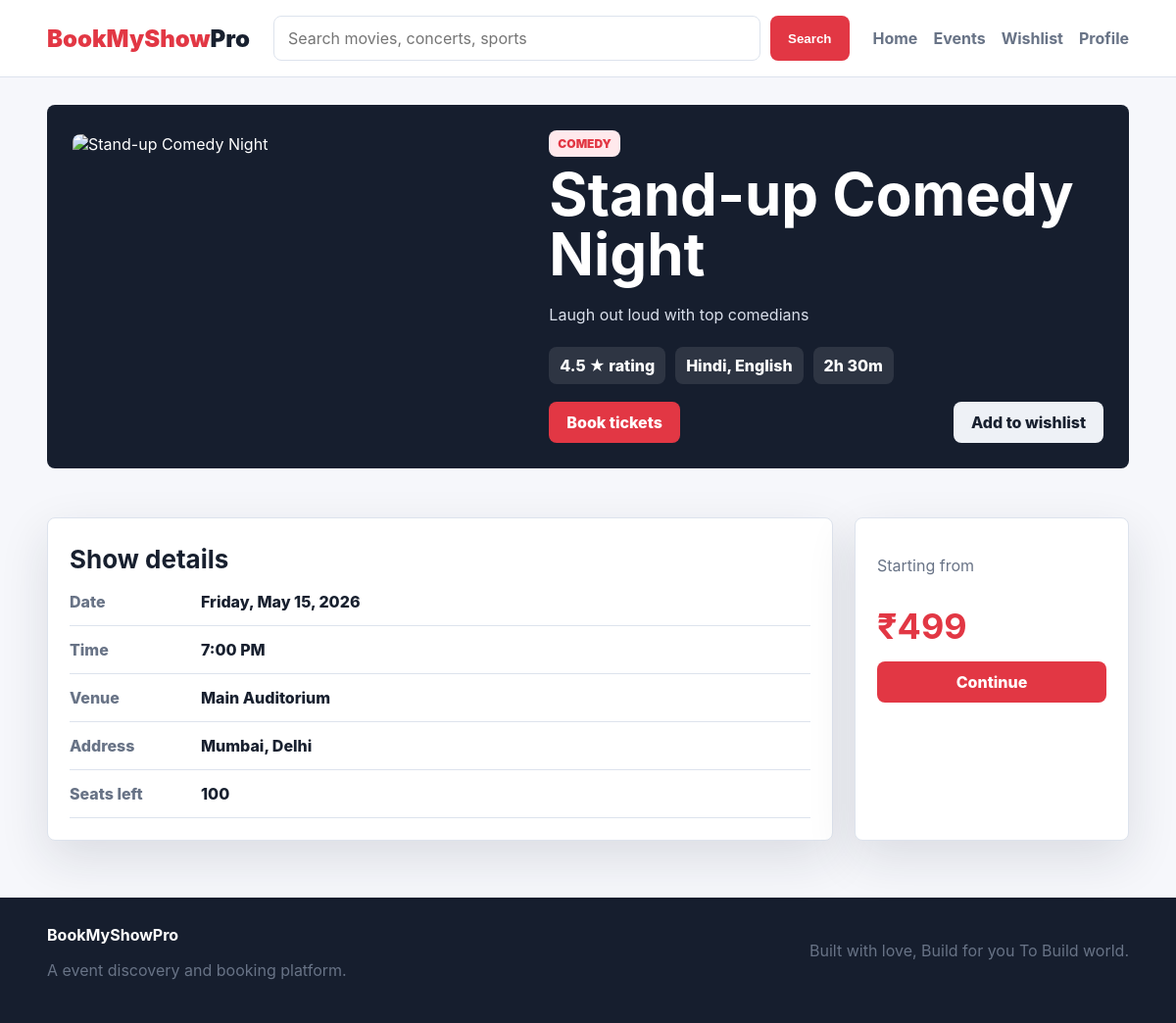
The app's page /events/6/ with its own data.
### events/models.py (models this page shows, shortened)
class Event(models.Model):
    CATEGORY_CHOICES = [
        ('Music','Music'),
        ('Sports','Sports'),
        ('Comedy','Comedy'),
        ('Movies','Movies'),
        ('Theatre','Theatre'),
        ('Tech','Tech')
    ]
    title = models.CharField(max_length=200)
    image = models.CharField(max_length=200)  # just store image file name
    date = models.DateField()
    time = models.TimeField(default=time(19, 0))
    category = models.CharField(max_length=50, choices=CATEGORY_CHOICES)
    location = models.CharField(max_length=200)
    city = models.CharField(max_length=100, default='Bhopal')
    venue = models.CharField(max_length=200, default='Main Auditorium')
    price = models.IntegerField()
    seats_available = models.PositiveIntegerField(default=100)
    rating = models.DecimalField(
        max_digits=3,
        decimal_places=1,
        default=Decimal('4.5'),
        validators=[MinValueValidator(0), MaxValueValidator(5)]
    )
    language = models.CharField(max_length=80, default='Hindi, English')
    duration = models.CharField(max_length=50, default='2h 30m')
    is_featured = models.BooleanField(default=False)
    description = models.TextField()
    class Meta:
        ordering = ['date', 'time', 'title']
    @property
    def image_url(self):
        if self.image.startswith(('http://', 'https://', '/')):
            return self.image
        fallback_images = {
            'Music': 'https://images.unsplash.com/photo-1492684223066-81342ee5ff30?auto=format&fit=crop&w=900&q=80',
            'Sports': 'https://images.unsplash.com/photo-1540747913346-19e32dc3e97e?auto=format&fit=crop&w=900&q=80',
            'Comedy': 'https://images.unsplash.com/photo-1527224538127-2104bb71c51b?auto=format&fit=crop&w=900&q=80',
            'Movies': 'https://images.unsplash.com/photo-1489599849927-2ee91cede3ba?auto=format&fit=crop&w=900&q=80',
            'Theatre': 'https://images.unsplash.com/photo-1503095396549-807759245b35?auto=format&fit=crop&w=900&q=80',
            'Tech': 'https://images.unsplash.com/photo-1540575467063-178a50c2df87?auto=format&fit=crop&w=900&q=80',
        }
        return fallback_images.get(self.category, fallback_images['Movies'])

### events/views.py (the view)
# urls.py: path('events/<int:event_id>/', views.event_detail, name='event_detail'),
def event_detail(request, event_id):
    event = get_object_or_404(Event, id=event_id)
    wishlist = _wishlist(request)
    similar_events = Event.objects.filter(
        category=event.category
    ).exclude(id=event.pk)[:4]
    return render(request, 'event_detail.html', {
        'event': event,
        'wishlist': wishlist,
        'similar_events': similar_events,
    })

### events/views.py (called while the page is built)
def _wishlist(request):
    return [int(event_id) for event_id in request.session.get('wishlist', [])]

### events/templates/event_detail.html (shortened to what this page needs)
{% extends 'base.html' %}
{% block content %}
<section class="detail-hero">
    <img src="{{ event.image_url }}" alt="{{ event.title }}">
    <div class="detail-copy">
        <p class="chip">{{ event.category }}</p>
        <h1>{{ event.title }}</h1>
        <p>{{ event.description }}</p>
        <div class="detail-meta">
            <span>{{ event.rating }} ★ rating</span>
            <span>{{ event.language }}</span>
            <span>{{ event.duration }}</span>
        </div>
        <div class="detail-actions">
            <a class="btn" href="{% url 'book_event' event.id %}">Book tickets</a>
            <a class="btn secondary" href="{% url 'wishlist' event.id %}">
                {% if event.id in wishlist %}Saved{% else %}Add to wishlist{% endif %}
            </a>
        </div>
    </div>
</section>
<section class="section detail-grid">
    <div class="info-panel">
        <h2>Show details</h2>
        <dl>
            <div><dt>Date</dt><dd>{{ event.date|date:"l, M d, Y" }}</dd></div>
            <div><dt>Time</dt><dd>{{ event.time|time:"g:i A" }}</dd></div>
            <div><dt>Venue</dt><dd>{{ event.venue }}</dd></div>
            <div><dt>Address</dt><dd>{{ event.location }}, {{ event.city }}</dd></div>
            <div><dt>Seats left</dt><dd>{{ event.seats_available }}</dd></div>
        </dl>
    </div>
    <div class="price-panel">
        <p>Starting from</p>
        <strong>₹{{ event.price }}</strong>
        <a class="btn" href="{% url 'book_event' event.id %}">Continue</a>
    </div>
</section>
{% endblock %}

### events/static/style.css (style rules this page uses)
:root { --bg: #f6f7fb; --surface: #ffffff; --surface-soft: #eef1f6; --text: #18202f; --muted: #687386; --brand: #e23744; --brand-dark: #b91f2a; --line: #dde3ed; --shadow: 0 18px 50px rgba(22, 30, 46, 0.12); }
* { box-sizing: border-box; }
body { margin: 0; background: var(--bg); color: var(--text); font-family: Inter, ui-sans-serif, system-ui, -apple-system, BlinkMacSystemFont, "Segoe UI", sans-serif; }
a { color: inherit; text-decoration: none; }
img { display: block; max-width: 100%; }
.nav-search button, .hero-search button, .btn { display: inline-flex; align-items: center; justify-content: center; min-height: 42px; padding: 11px 18px; border: 0; border-radius: 8px; background: var(--brand); color: #ffffff; font-weight: 800; cursor: pointer; transition: transform 0.2s ease, background 0.2s ease, box-shadow 0.2s ease; }
.btn.secondary { background: var(--surface-soft); color: var(--text); }
.hero h1, .page-header h1, .detail-copy h1, .success-card h1 { max-width: 780px; margin: 8px 0 18px; font-size: clamp(34px, 5vw, 66px); line-height: 1.02; letter-spacing: 0; }
.eyebrow, .chip { margin: 0; color: var(--brand); font-size: 12px; font-weight: 900; letter-spacing: 0.08em; text-transform: uppercase; }
.chip { display: inline-flex; width: fit-content; padding: 6px 9px; border-radius: 8px; background: #ffe9ec; letter-spacing: 0; }
.hero-panel, .price-panel, .info-panel, .booking-form, .booking-summary, .success-card, .filters-panel { border: 1px solid var(--line); border-radius: 8px; background: var(--surface); box-shadow: var(--shadow); }
.hero-panel span, .hero-panel p, .muted, .result-bar span, .footer p, .price-panel p, .ticket span { color: var(--muted); }
.section, .page-header, .catalog-layout, .booking-layout, .success-card { margin: 34px clamp(18px, 4vw, 56px); }
.section h2, .filters-panel h2, .info-panel h2, .booking-form h2 { margin: 4px 0 0; font-size: 26px; }
.card-meta, .card-actions, .detail-actions { display: flex; align-items: center; justify-content: space-between; gap: 10px; }
.detail-hero { display: grid; grid-template-columns: minmax(280px, 43%) minmax(0, 1fr); gap: 34px; align-items: center; margin: 28px clamp(18px, 4vw, 56px); padding: 26px; border-radius: 8px; background: #161e2e; color: #ffffff; }
.detail-hero img { width: 100%; aspect-ratio: 16 / 11; object-fit: cover; border-radius: 8px; }
.detail-copy p:not(.chip) { color: #d9dfeb; line-height: 1.7; }
.detail-meta { display: flex; flex-wrap: wrap; gap: 10px; margin: 18px 0; }
.detail-meta span { padding: 9px 11px; border-radius: 8px; background: rgba(255, 255, 255, 0.1); font-weight: 800; }
.detail-grid { display: grid; grid-template-columns: minmax(0, 1fr) 280px; gap: 22px; }
.info-panel, .price-panel { padding: 22px; }
dl { display: grid; gap: 14px; margin: 18px 0 0; }
dl div { display: grid; grid-template-columns: 120px 1fr; gap: 14px; padding-bottom: 14px; border-bottom: 1px solid var(--line); }
dt { color: var(--muted); font-weight: 800; }
dd { margin: 0; font-weight: 800; }
.price-panel { display: grid; gap: 14px; align-content: start; }
.price-panel strong { font-size: 36px; color: var(--brand); }
.section { margin-top:50px; }

### records on screen
Event: category "COMEDY", title "Stand-up Comedy Night", description "Laugh out loud with top comedians", rating "4.5", language "Hindi, English", duration "2h 30m", date "Friday, May 15, 2026", time "7:00 PM", venue "Main Auditorium", location "Mumbai", city "Delhi", seats_available "100", price "499"
